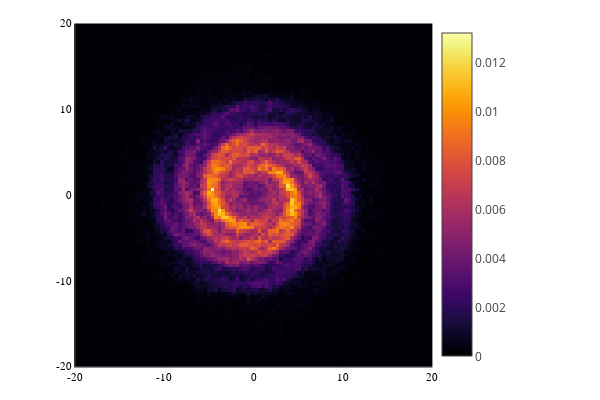

Notebook code for this chart:
### Code cell
# Plotting neutrino distributions

xs = range(-20, 20, length=100)
ys = range(-20, 20, length=100)

grid = Iterators.product(xs, ys)
zvals = [probdens(x, y, 0) for (x, y) in grid]
zmat = reshape(zvals, length(xs), length(ys))

# z = probdens(xs, ys, 0)
heatmap(xs, ys, zmat, xlims=(-20,20), ylims=(-20,20), aspect_ratio=0.8)

### Figure 1 — Plotly figure (JSON) as saved in the notebook; plotly's stock layout.template omitted (floating-point values rounded to 4 significant figures; data arrays with more than 128 entries replaced by an {"elided": "..."} marker saying what was removed)
{"data": [{"colorbar": {"len": 0.9525, "title": "", "x": 0.7207, "y": 0.5139}, "colorscale": {"elided": "256x2 mixed values"}, "name": "y1", "showlegend": false, "showscale": true, "type": "heatmap", "x": [-20.2, -19.8, -19.39, -18.99, -18.59, -18.18, -17.78, -17.37, -16.97, -16.57, -16.16, -15.76, -15.35, -14.95, -14.55, -14.14, -13.74, -13.33, -12.93, -12.53, -12.12, -11.72, -11.31, -10.91, -10.51, -10.1, -9.697, -9.293, -8.889, -8.485, -8.081, -7.677, -7.273, -6.869, -6.465, -6.061, -5.657, -5.253, -4.848, -4.444, -4.04, -3.636, -3.232, -2.828, -2.424, -2.02, -1.616, -1.212, -0.8081, -0.404, -1.456e-31, 0.404, 0.8081, 1.212, 1.616, 2.02, 2.424, 2.828, 3.232, 3.636, 4.04, 4.444, 4.848, 5.253, 5.657, 6.061, 6.465, 6.869, 7.273, 7.677, 8.081, 8.485, 8.889, 9.293, 9.697, 10.1, 10.51, 10.91, 11.31, 11.72, 12.12, 12.53, 12.93, 13.33, 13.74, 14.14, 14.55, 14.95, 15.35, 15.76, 16.16, 16.57, 16.97, 17.37, 17.78, 18.18, 18.59, 18.99, 19.39, 19.8, 20.2], "xaxis": "x", "y": [-20.2, -19.8, -19.39, -18.99, -18.59, -18.18, -17.78, -17.37, -16.97, -16.57, -16.16, -15.76, -15.35, -14.95, -14.55, -14.14, -13.74, -13.33, -12.93, -12.53, -12.12, -11.72, -11.31, -10.91, -10.51, -10.1, -9.697, -9.293, -8.889, -8.485, -8.081, -7.677, -7.273, -6.869, -6.465, -6.061, -5.657, -5.253, -4.848, -4.444, -4.04, -3.636, -3.232, -2.828, -2.424, -2.02, -1.616, -1.212, -0.8081, -0.404, -1.456e-31, 0.404, 0.8081, 1.212, 1.616, 2.02, 2.424, 2.828, 3.232, 3.636, 4.04, 4.444, 4.848, 5.253, 5.657, 6.061, 6.465, 6.869, 7.273, 7.677, 8.081, 8.485, 8.889, 9.293, 9.697, 10.1, 10.51, 10.91, 11.31, 11.72, 12.12, 12.53, 12.93, 13.33, 13.74, 14.14, 14.55, 14.95, 15.35, 15.76, 16.16, 16.57, 16.97, 17.37, 17.78, 18.18, 18.59, 18.99, 19.39, 19.8, 20.2], "yaxis": "y", "z": {"elided": "100x100 float values"}, "zmax": 0.01319, "zmin": 0}], "layout": {"annotations": [], "height": 400, "legend": {"bgcolor": "rgba(255, 255, 255, 1.000)", "bordercolor": "rgba(0, 0, 0, 1.000)", "borderwidth": 1, "font": {"color": "rgba(0, 0, 0, 1.000)", "family": "sans-serif", "size": 11}, "title": {"font": {"color": "rgba(0, 0, 0, 1.000)", "family": "sans-serif", "size": 15}, "text": ""}, "tracegroupgap": 0, "traceorder": "normal", "x": 1, "xanchor": "auto", "y": 1, "yanchor": "auto"}, "margin": {"b": 20, "l": 0, "r": 0, "t": 20}, "paper_bgcolor": "rgba(255, 255, 255, 1.000)", "plot_bgcolor": "rgba(255, 255, 255, 1.000)", "showlegend": true, "width": 600, "xaxis": {"anchor": "y", "domain": [0.1253, 0.7207], "gridcolor": "rgba(0, 0, 0, 0.100)", "gridwidth": 0.5, "linecolor": "rgba(0, 0, 0, 1.000)", "mirror": false, "range": [-20, 20], "showgrid": true, "showline": true, "showticklabels": true, "tickangle": 0, "tickcolor": "rgb(0, 0, 0)", "tickfont": {"color": "rgba(0, 0, 0, 1.000)", "family": "sans-serif", "size": 11}, "tickmode": "array", "ticks": "inside", "ticktext": ["-20", "-10", "0", "10", "20"], "tickvals": [-20, -10, 0, 10, 20], "title": "", "titlefont": {"color": "rgba(0, 0, 0, 1.000)", "family": "sans-serif", "size": 15}, "type": "-", "visible": true, "zeroline": false, "zerolinecolor": "rgba(0, 0, 0, 1.000)"}, "yaxis": {"anchor": "x", "domain": [0.03762, 0.9902], "gridcolor": "rgba(0, 0, 0, 0.100)", "gridwidth": 0.5, "linecolor": "rgba(0, 0, 0, 1.000)", "mirror": false, "range": [-20, 20], "showgrid": true, "showline": true, "showticklabels": true, "tickangle": 0, "tickcolor": "rgb(0, 0, 0)", "tickfont": {"color": "rgba(0, 0, 0, 1.000)", "family": "sans-serif", "size": 11}, "tickmode": "array", "ticks": "inside", "ticktext": ["-20", "-10", "0", "10", "20"], "tickvals": [-20, -10, 0, 10, 20], "title": "", "titlefont": {"color": "rgba(0, 0, 0, 1.000)", "family": "sans-serif", "size": 15}, "type": "-", "visible": true, "zeroline": false, "zerolinecolor": "rgba(0, 0, 0, 1.000)"}}}
